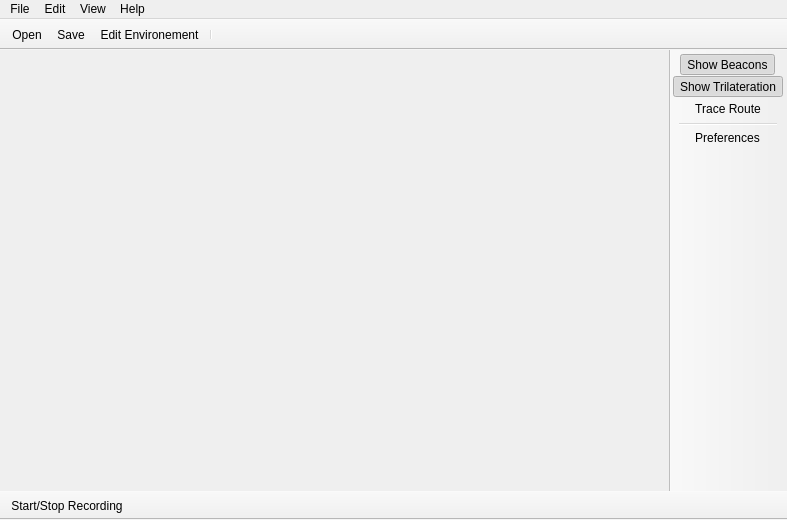
<?xml version="1.0" encoding="UTF-8"?>
<ui version="4.0">
 <class>MainWindow</class>
 <widget class="QMainWindow" name="MainWindow">
  <property name="geometry">
   <rect>
    <x>0</x>
    <y>0</y>
    <width>787</width>
    <height>520</height>
   </rect>
  </property>
  <property name="windowTitle">
   <string>AcousticLPS</string>
  </property>
  <property name="windowIcon">
   <iconset resource="images.qrc">
    <normaloff>:/resources/icons/map-location.png</normaloff>:/resources/icons/map-location.png</iconset>
  </property>
  <widget class="QWidget" name="centralWidget">
   <layout class="QGridLayout" name="gridLayout" rowstretch="0,0">
    <property name="leftMargin">
     <number>0</number>
    </property>
    <property name="topMargin">
     <number>0</number>
    </property>
    <property name="rightMargin">
     <number>0</number>
    </property>
    <property name="bottomMargin">
     <number>0</number>
    </property>
    <property name="spacing">
     <number>0</number>
    </property>
    <item row="0" column="0">
     <widget class="QSplitter" name="horizontalSplitter">
      <property name="orientation">
       <enum>Qt::Horizontal</enum>
      </property>
      <property name="handleWidth">
       <number>1</number>
      </property>
      <widget class="BeaconsPanel" name="beaconsPanel" native="true"/>
      <widget class="QWidget" name="container" native="true">
       <layout class="QGridLayout" name="gridLayout_2">
        <property name="leftMargin">
         <number>0</number>
        </property>
        <property name="topMargin">
         <number>0</number>
        </property>
        <property name="rightMargin">
         <number>0</number>
        </property>
        <property name="bottomMargin">
         <number>0</number>
        </property>
        <property name="spacing">
         <number>0</number>
        </property>
        <item row="0" column="0">
         <widget class="QSplitter" name="verticalSplitter">
          <property name="orientation">
           <enum>Qt::Vertical</enum>
          </property>
          <property name="handleWidth">
           <number>1</number>
          </property>
          <widget class="TrilaterationChart" name="trilaterationChart" native="true">
           <property name="styleSheet">
            <string notr="true"/>
           </property>
          </widget>
          <widget class="TerminalPanel" name="terminalPanel" native="true"/>
         </widget>
        </item>
       </layout>
      </widget>
     </widget>
    </item>
    <item row="1" column="0">
     <widget class="WaveFormChart" name="waveFormChart" native="true">
      <property name="sizePolicy">
       <sizepolicy hsizetype="Preferred" vsizetype="Fixed">
        <horstretch>0</horstretch>
        <verstretch>0</verstretch>
       </sizepolicy>
      </property>
      <property name="maximumSize">
       <size>
        <width>16777215</width>
        <height>60</height>
       </size>
      </property>
     </widget>
    </item>
   </layout>
  </widget>
  <widget class="QMenuBar" name="menuBar">
   <property name="geometry">
    <rect>
     <x>0</x>
     <y>0</y>
     <width>787</width>
     <height>25</height>
    </rect>
   </property>
   <widget class="QMenu" name="menuFile">
    <property name="title">
     <string>File</string>
    </property>
    <addaction name="actionOpen"/>
    <addaction name="actionNew"/>
    <addaction name="separator"/>
    <addaction name="actionSave"/>
    <addaction name="actionShare"/>
    <addaction name="actionPrint"/>
    <addaction name="separator"/>
    <addaction name="actionQuit"/>
   </widget>
   <widget class="QMenu" name="menuEdit">
    <property name="title">
     <string>Edit</string>
    </property>
    <addaction name="separator"/>
    <addaction name="actionEnvironement"/>
    <addaction name="separator"/>
    <addaction name="actionPreferences"/>
   </widget>
   <widget class="QMenu" name="menuHelp">
    <property name="title">
     <string>Help</string>
    </property>
    <addaction name="actionFAQ"/>
    <addaction name="separator"/>
    <addaction name="actionDonate"/>
    <addaction name="separator"/>
    <addaction name="actionAbout"/>
   </widget>
   <widget class="QMenu" name="menuPosition">
    <property name="title">
     <string>View</string>
    </property>
    <addaction name="actionShowBeacons"/>
    <addaction name="actionShowTrilateration"/>
    <addaction name="actionShowGrid"/>
    <addaction name="separator"/>
    <addaction name="actionTrack"/>
   </widget>
   <addaction name="menuFile"/>
   <addaction name="menuEdit"/>
   <addaction name="menuPosition"/>
   <addaction name="menuHelp"/>
  </widget>
  <widget class="QToolBar" name="leftToolbar">
   <property name="windowTitle">
    <string>toolBar</string>
   </property>
   <property name="movable">
    <bool>false</bool>
   </property>
   <property name="iconSize">
    <size>
     <width>20</width>
     <height>20</height>
    </size>
   </property>
   <attribute name="toolBarArea">
    <enum>RightToolBarArea</enum>
   </attribute>
   <attribute name="toolBarBreak">
    <bool>false</bool>
   </attribute>
   <addaction name="actionShowBeacons"/>
   <addaction name="actionShowTrilateration"/>
   <addaction name="actionTrack"/>
   <addaction name="separator"/>
   <addaction name="actionPreferences"/>
  </widget>
  <widget class="QToolBar" name="mainToolBar">
   <property name="styleSheet">
    <string notr="true">QToolBar { padding: 5; }</string>
   </property>
   <property name="movable">
    <bool>false</bool>
   </property>
   <property name="iconSize">
    <size>
     <width>32</width>
     <height>32</height>
    </size>
   </property>
   <attribute name="toolBarArea">
    <enum>TopToolBarArea</enum>
   </attribute>
   <attribute name="toolBarBreak">
    <bool>false</bool>
   </attribute>
   <addaction name="actionOpen"/>
   <addaction name="actionSave"/>
   <addaction name="actionEnvironement"/>
   <addaction name="separator"/>
  </widget>
  <widget class="QToolBar" name="bottomToolBar">
   <property name="windowTitle">
    <string>toolBar_2</string>
   </property>
   <property name="movable">
    <bool>false</bool>
   </property>
   <property name="iconSize">
    <size>
     <width>28</width>
     <height>28</height>
    </size>
   </property>
   <attribute name="toolBarArea">
    <enum>BottomToolBarArea</enum>
   </attribute>
   <attribute name="toolBarBreak">
    <bool>false</bool>
   </attribute>
   <addaction name="actionMicrophone"/>
  </widget>
  <action name="actionOpen">
   <property name="icon">
    <iconset resource="images.qrc">
     <normaloff>:/resources/icons/folder.png</normaloff>:/resources/icons/folder.png</iconset>
   </property>
   <property name="text">
    <string>Open</string>
   </property>
  </action>
  <action name="actionNew">
   <property name="icon">
    <iconset resource="images.qrc">
     <normaloff>:/resources/icons/newspaper.png</normaloff>:/resources/icons/newspaper.png</iconset>
   </property>
   <property name="text">
    <string>New...</string>
   </property>
  </action>
  <action name="actionSave">
   <property name="icon">
    <iconset resource="images.qrc">
     <normaloff>:/resources/icons/save.png</normaloff>:/resources/icons/save.png</iconset>
   </property>
   <property name="text">
    <string>Save</string>
   </property>
  </action>
  <action name="actionQuit">
   <property name="icon">
    <iconset resource="images.qrc">
     <normaloff>:/resources/icons/exit-1.png</normaloff>:/resources/icons/exit-1.png</iconset>
   </property>
   <property name="text">
    <string>Quit</string>
   </property>
  </action>
  <action name="actionPreferences">
   <property name="icon">
    <iconset resource="images.qrc">
     <normaloff>:/resources/icons/settings-4.png</normaloff>:/resources/icons/settings-4.png</iconset>
   </property>
   <property name="text">
    <string>Preferences</string>
   </property>
  </action>
  <action name="actionDonate">
   <property name="icon">
    <iconset resource="images.qrc">
     <normaloff>:/resources/icons/like-1.png</normaloff>:/resources/icons/like-1.png</iconset>
   </property>
   <property name="text">
    <string>Donate</string>
   </property>
  </action>
  <action name="actionAbout">
   <property name="icon">
    <iconset resource="images.qrc">
     <normaloff>:/resources/icons/worldwide.png</normaloff>:/resources/icons/worldwide.png</iconset>
   </property>
   <property name="text">
    <string>About</string>
   </property>
  </action>
  <action name="actionFAQ">
   <property name="icon">
    <iconset resource="images.qrc">
     <normaloff>:/resources/icons/info.png</normaloff>:/resources/icons/info.png</iconset>
   </property>
   <property name="text">
    <string>FAQ</string>
   </property>
  </action>
  <action name="actionPrint">
   <property name="icon">
    <iconset resource="images.qrc">
     <normaloff>:/resources/icons/print.png</normaloff>:/resources/icons/print.png</iconset>
   </property>
   <property name="text">
    <string>Print</string>
   </property>
  </action>
  <action name="actionTrack">
   <property name="icon">
    <iconset resource="images.qrc">
     <normaloff>:/resources/icons/route.png</normaloff>:/resources/icons/route.png</iconset>
   </property>
   <property name="text">
    <string>Trace Route</string>
   </property>
  </action>
  <action name="actionShare">
   <property name="icon">
    <iconset resource="images.qrc">
     <normaloff>:/resources/icons/share-1.png</normaloff>:/resources/icons/share-1.png</iconset>
   </property>
   <property name="text">
    <string>Share</string>
   </property>
  </action>
  <action name="actionShowTrilateration">
   <property name="checkable">
    <bool>true</bool>
   </property>
   <property name="checked">
    <bool>true</bool>
   </property>
   <property name="icon">
    <iconset resource="images.qrc">
     <normaloff>:/resources/icons/placeholder.png</normaloff>:/resources/icons/placeholder.png</iconset>
   </property>
   <property name="text">
    <string>Show Trilateration</string>
   </property>
  </action>
  <action name="actionEnvironement">
   <property name="icon">
    <iconset resource="images.qrc">
     <normaloff>:/resources/icons/edit.png</normaloff>:/resources/icons/edit.png</iconset>
   </property>
   <property name="text">
    <string>Edit Environement</string>
   </property>
  </action>
  <action name="actionShowBeacons">
   <property name="checkable">
    <bool>true</bool>
   </property>
   <property name="checked">
    <bool>true</bool>
   </property>
   <property name="icon">
    <iconset resource="images.qrc">
     <normaloff>:/resources/icons/wifi-1.png</normaloff>:/resources/icons/wifi-1.png</iconset>
   </property>
   <property name="text">
    <string>Show Beacons</string>
   </property>
   <property name="toolTip">
    <string>Show Beacons</string>
   </property>
  </action>
  <action name="actionShowGrid">
   <property name="checkable">
    <bool>true</bool>
   </property>
   <property name="checked">
    <bool>true</bool>
   </property>
   <property name="icon">
    <iconset resource="images.qrc">
     <normaloff>:/resources/icons/grid.png</normaloff>:/resources/icons/grid.png</iconset>
   </property>
   <property name="text">
    <string>Show Grid</string>
   </property>
  </action>
  <action name="actionMicrophone">
   <property name="icon">
    <iconset resource="images.qrc">
     <normaloff>:/resources/icons/microphone-normal.png</normaloff>:/resources/icons/microphone-normal.png</iconset>
   </property>
   <property name="text">
    <string>Start/Stop Recording</string>
   </property>
  </action>
 </widget>
 <layoutdefault spacing="6" margin="11"/>
 <customwidgets>
  <customwidget>
   <class>BeaconsPanel</class>
   <extends>QWidget</extends>
   <header>gui/beaconspanel.h</header>
   <container>1</container>
  </customwidget>
  <customwidget>
   <class>TerminalPanel</class>
   <extends>QWidget</extends>
   <header>gui/terminalpanel.h</header>
   <container>1</container>
  </customwidget>
  <customwidget>
   <class>TrilaterationChart</class>
   <extends>QWidget</extends>
   <header>gui/trilaterationchart.h</header>
   <container>1</container>
  </customwidget>
  <customwidget>
   <class>WaveFormChart</class>
   <extends>QWidget</extends>
   <header>gui/waveformchart.h</header>
   <container>1</container>
  </customwidget>
 </customwidgets>
 <resources>
  <include location="images.qrc"/>
 </resources>
 <connections/>
</ui>
